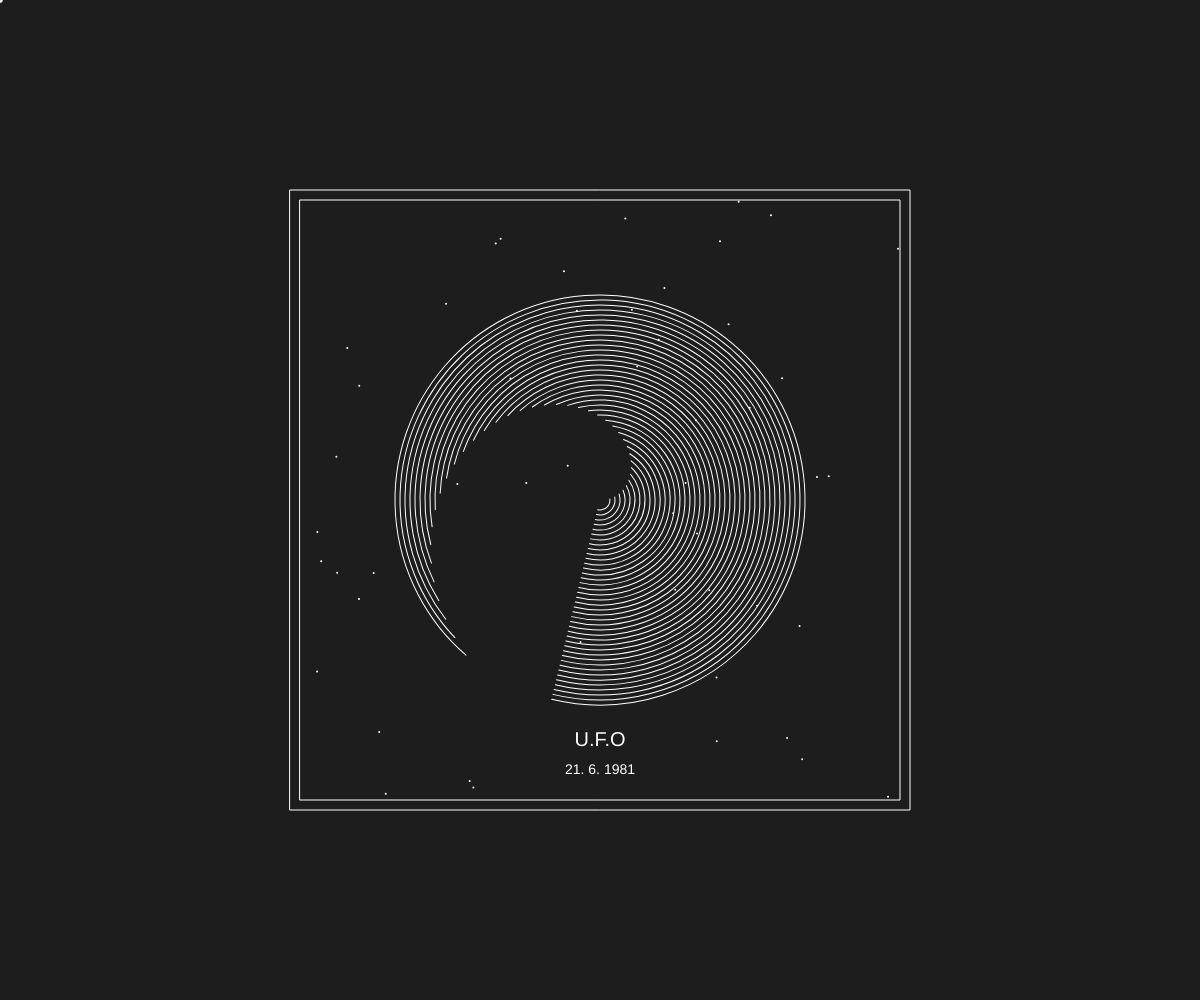
Frame 1 (no input)
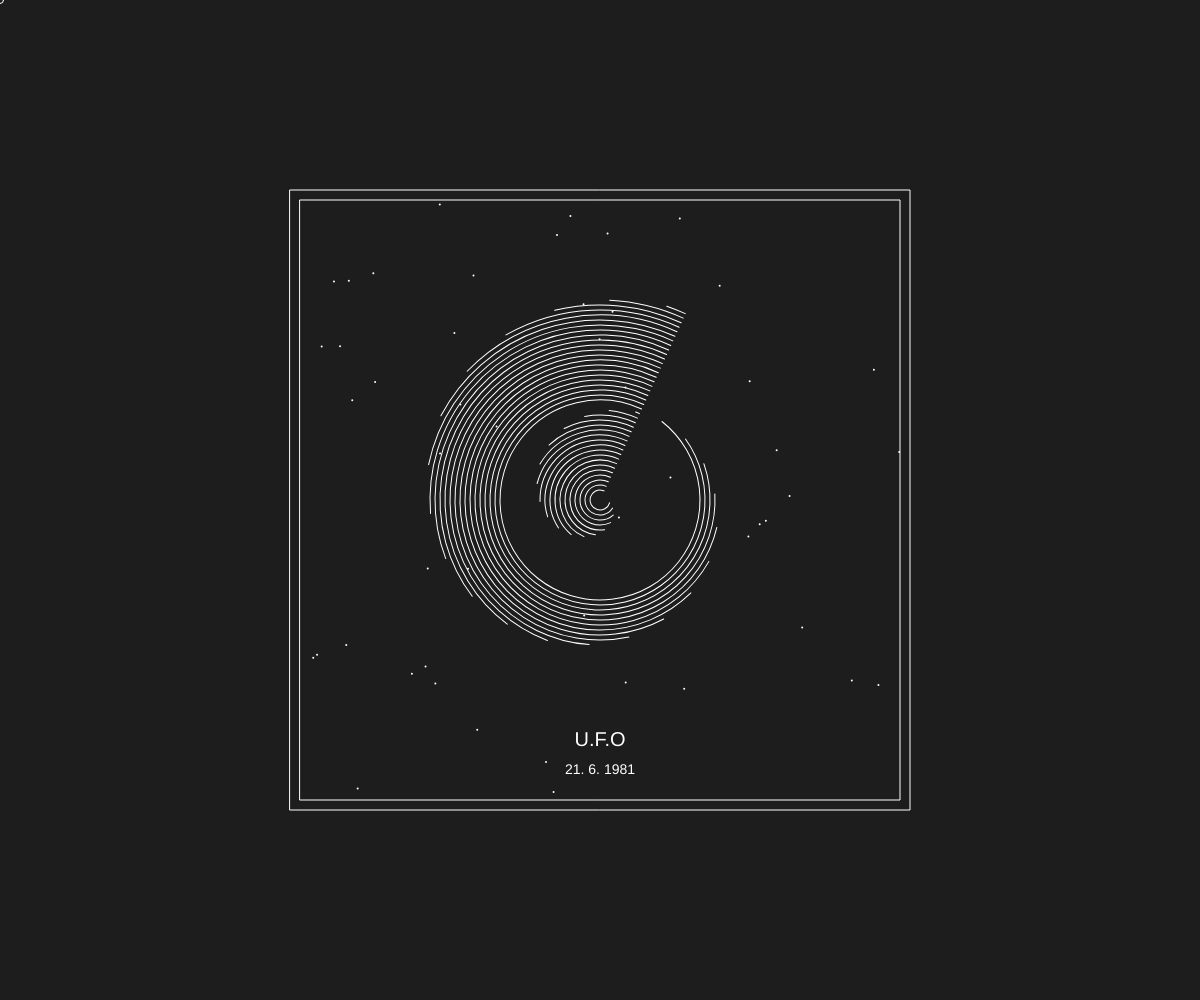
Frame 60 (no input)
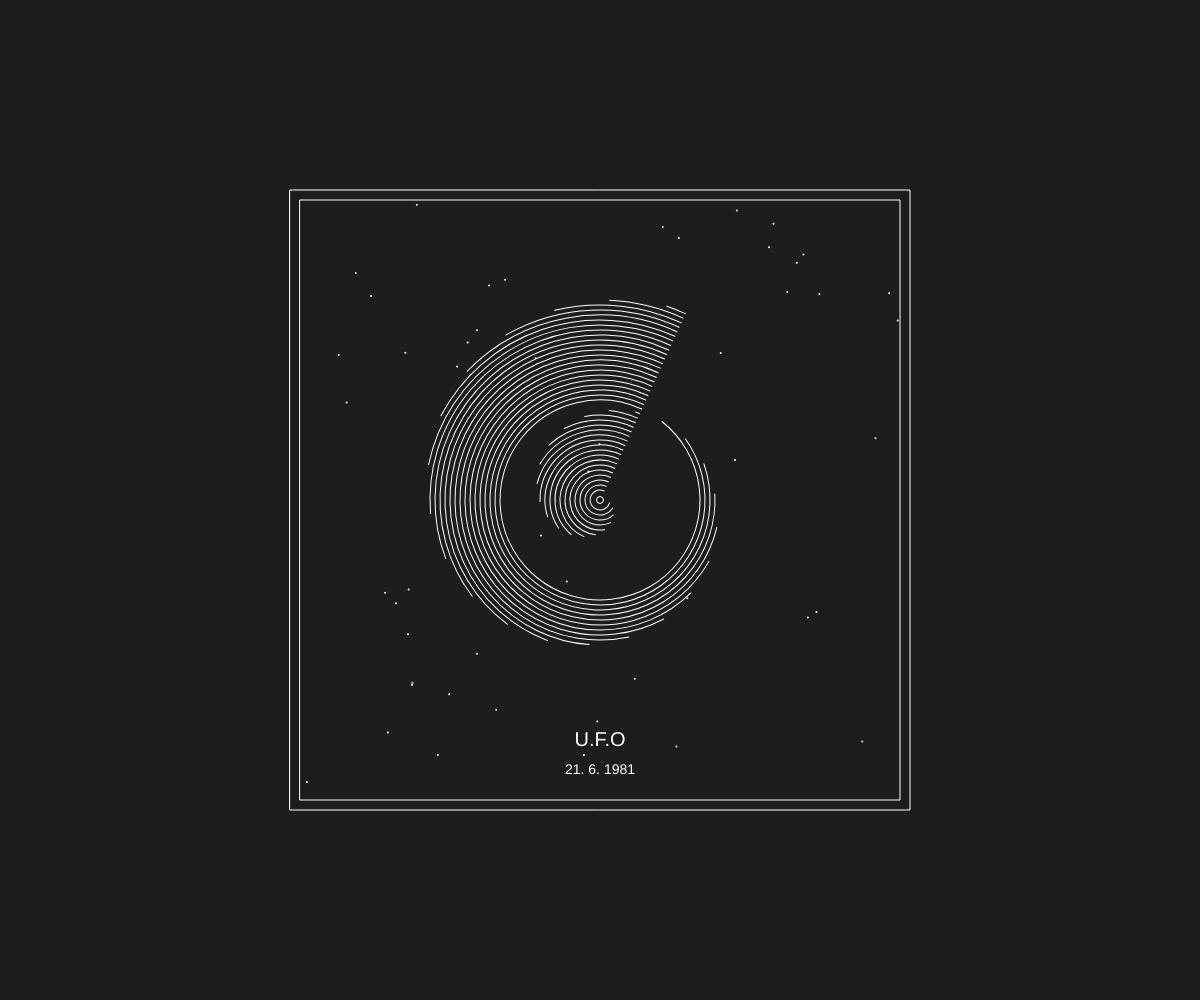
Frame 120 (the mouse pressed at the canvas centre since frame 60)

The p5.js sketch that drew these frames (run headless with seeded random() and noise() and a simulated clock; from frame 60 on, the mouse is pressed at the canvas centre):

// p5.js sketch
// ── sketch.js
//author: khushi
//  instruction to interact - 
//  when the mouse moves to the left - rotate counterclockwise
//  when the mouse moves to the right - rotate clockwise
 


//  function setup - initiate the whole program. 
// It only run ONCE. 

let gap=10; //gap b/w circles
let cirNum = 40; //total circles
let cirSize = 20; //size of the smallest circle 
let angle = 0;
let ptNum = 50;
let rectSize = 600;
 function setup() {
  createCanvas(windowWidth, windowHeight);
  angleMode(degrees);
}


//  function draw - draw loops FOREVER.
function draw() {
  background("#1e1d1d");
  // a customised shape for mouse
   noCursor();
   circle(mouseX, mouseY, 7);
   fill("white");
   noStroke();


  //  main graph
    push(); //start a new drawing state
      translate(width/2, height/2); // x & y position of the circle (origin)
      angle = angle+map(mouseX, 0, width, -0.1, 0.1);
      rotate(angle);
      noFill();
      stroke("white");
      strokeWeight(1);
      for (let i=0; i<cirNum; i++){
      arc(0, 0, cirSize + gap *i, cirSize + gap *i, angle*i, 360 - angle/2)}
    pop(); //restores the state 

     //title, subtitle
     push();
     noStroke();
     translate(width/2, height-260);
     textFont('Arial');
     textSize(20);
     textAlign(CENTER, CENTER);
     text('U.F.O', 0, 0);
     textSize(14);
     text('21. 6. 1981', 0, 30);
     pop();

     //border
     push();
     translate(width/2, height/2);
     noFill();
     stroke('white');
     strokeWeight(1);
     rectMode(CENTER);
     rect(0, 0, rectSize, rectSize);

      //random noise in background
      stroke("white");
      strokeWeight(2);
      for ( let i=0; i<ptNum; i++){
      point(random(-rectSize/2, rectSize/2), random(-rectSize/2, rectSize/2));}

      pop();

      //outer border
      noFill();
      stroke("white");
      strokeWeight(1);
      rectMode(CENTER);
      rect(width/2, height/2, 620, 620);
}

// ── style.css
html, body {
  margin: 0;
  padding: 0;
}

canvas {
  display: block;
  background-color: #1e1d1d;
}
